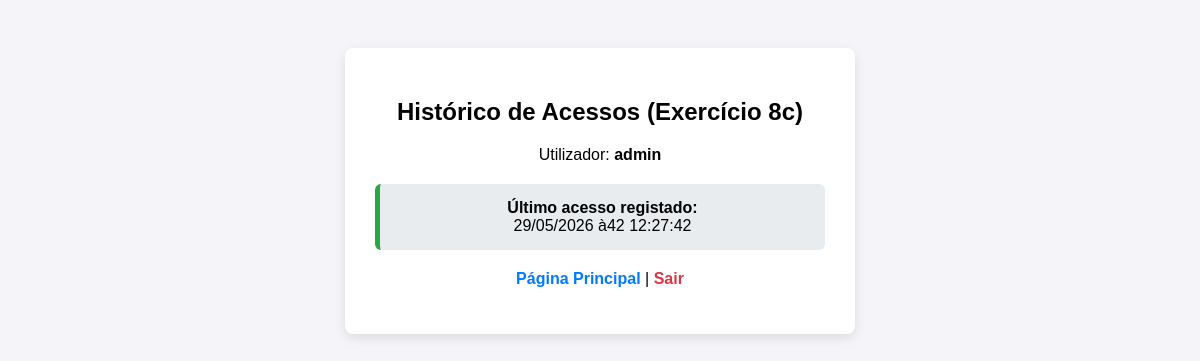
The page /consultar.php (signed in) on the database as committed earlier.
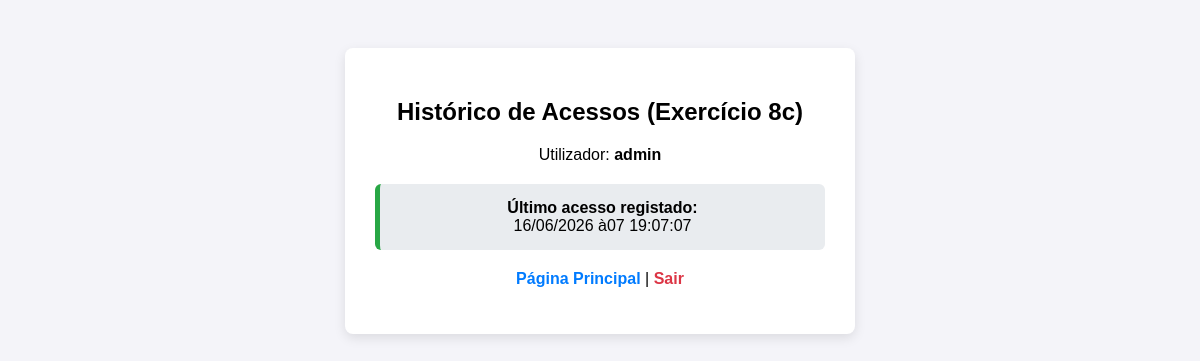
The same page on the database as committed later.
### tables this page shows
CREATE TABLE utilizadores (
        id INTEGER PRIMARY KEY AUTOINCREMENT,
        username TEXT NOT NULL UNIQUE,
        password TEXT NOT NULL,
        ultimo_acesso TEXT
    );

### consultar.php (the view, shortened to what this page needs)
<?php
include_once 'ligacao.php';
$user = $_SESSION['utilizador'];
$stmt = $ligacao->prepare("SELECT ultimo_acesso FROM utilizadores WHERE username = :user");
$stmt->bindValue(':user', $user, SQLITE3_TEXT);
$resultado = $stmt->execute();
$dados = $resultado->fetchArray(SQLITE3_ASSOC);
?>
<!DOCTYPE html>
<html lang="pt">
<head>
</head>
<body>
<div class="container">
    <h2>Histórico de Acessos (Exercício 8c)</h2>
    <p>Utilizador: <strong><?php echo htmlspecialchars($user); ?></strong></p>
    <div class="info-box">
        <strong>Último acesso registado:</strong><br>
        <?php
        if (!empty($dados['ultimo_acesso']) && $dados['ultimo_acesso'] !== 'Nunca') {
            echo date('d/m/Y às H:i:s', strtotime($dados['ultimo_acesso']));
        } else {
            echo "Este é o teu primeiro acesso.";
        }
        ?>
    </div>
    <p><a href="../index.html">Página Principal</a> | <a href="logout.php" style="color: #dc3545;">Sair</a></p>
</div>
</body>
</html>

Rows that differ between the two databases and show on the page:
changed utilizadores: ultimo_acesso "29/05/2026 à42 12:27:42" → "16/06/2026 à07 19:07:07"
